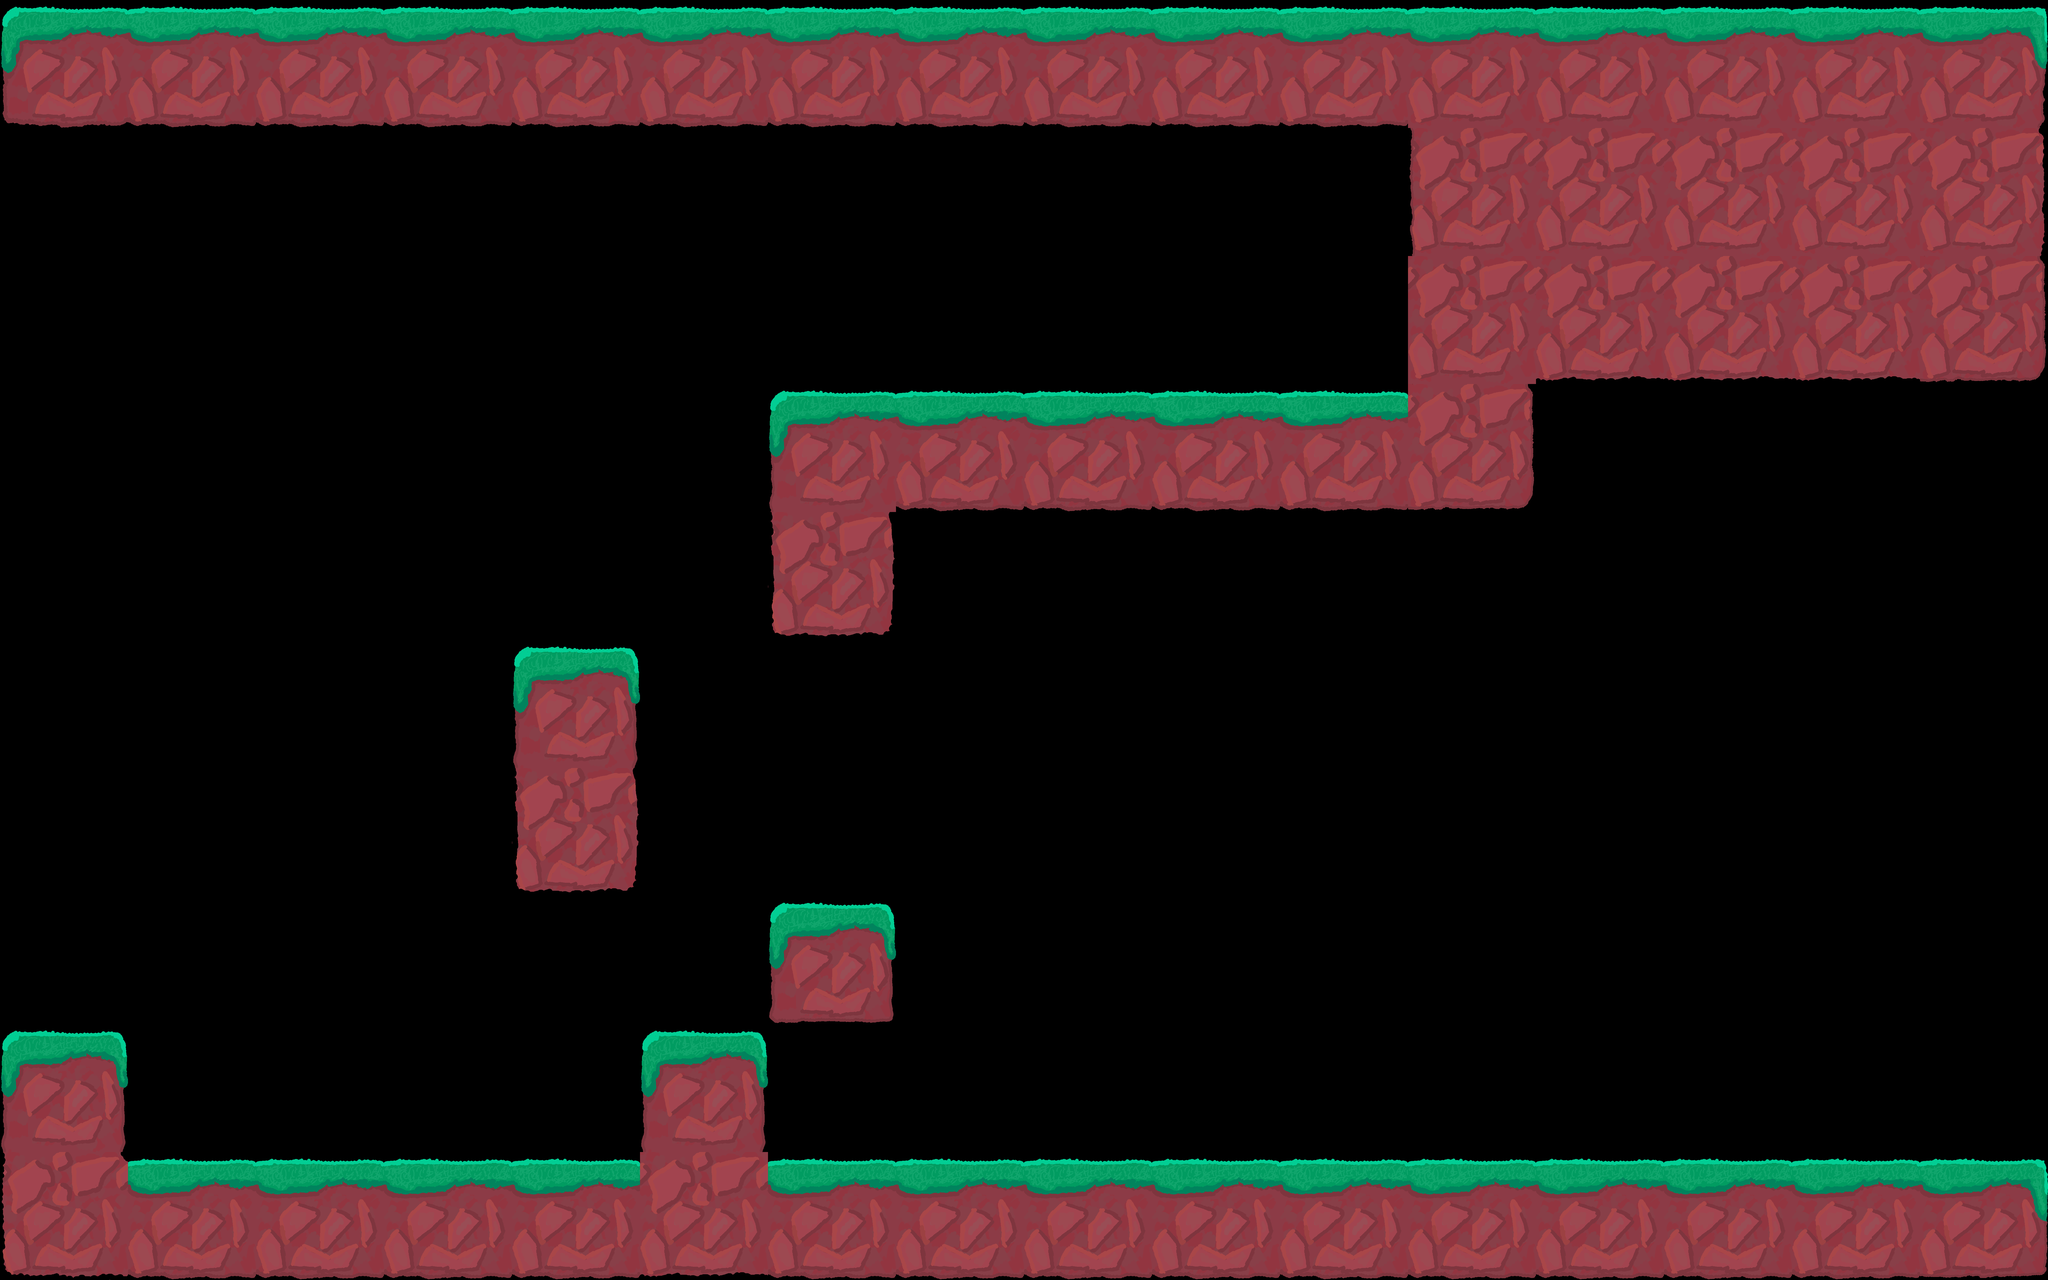

Tiled map render using the project's own tile images. Description and the whole map definition, tile-layer contents included, below:
An orthogonal 16x10 tile map with 512x512 px tiles, 2 tile layers (GroundLayer, WallLayer).

<map version="1.0" orientation="orthogonal" renderorder="right-down" width="16" height="10" tilewidth="512" tileheight="512" nextobjectid="1">
 <tileset firstgid="1" source="DrawnTiles.tsx" />
 <layer name="GroundLayer" width="16" height="10">
  <data encoding="csv">
4,5,5,5,5,5,5,5,5,5,5,2,2,2,2,3,
0,0,0,0,0,0,0,0,0,0,0,0,0,0,0,0,
0,0,0,0,0,0,0,0,0,0,0,0,0,0,0,0,
0,0,0,0,0,0,1,5,5,5,5,0,0,0,0,0,
0,0,0,0,0,0,20,0,0,0,0,0,0,0,0,0,
0,0,0,0,13,0,0,0,0,0,0,0,0,0,0,0,
0,0,0,0,14,0,0,0,0,0,0,0,0,0,0,0,
0,0,0,0,0,0,19,0,0,0,0,0,0,0,0,0,
13,0,0,0,0,13,0,0,0,0,0,0,0,0,0,0,
20,5,5,5,5,20,5,5,5,5,5,5,5,5,5,6
</data>
 </layer>
 <layer name="WallLayer" width="16" height="10">
  <data encoding="csv">
0,0,0,0,0,0,0,0,0,0,0,0,0,0,0,0,
0,0,0,0,0,0,0,0,0,0,0,8,7,7,7,9,
0,0,0,0,0,0,0,0,0,0,20,7,11,11,11,12,
0,0,0,0,0,0,0,0,0,0,0,12,0,0,0,0,
0,0,0,0,0,0,14,0,0,0,0,0,0,0,0,0,
0,0,0,0,0,0,0,0,0,0,0,0,0,0,0,0,
0,0,0,0,0,0,0,0,0,0,0,0,0,0,0,0,
0,0,0,0,0,0,0,0,0,0,0,0,0,0,0,0,
0,0,0,0,0,0,0,0,0,0,0,0,0,0,0,0,
16,0,0,0,0,11,0,0,0,0,0,0,0,0,0,0
</data>
 </layer>
</map>
